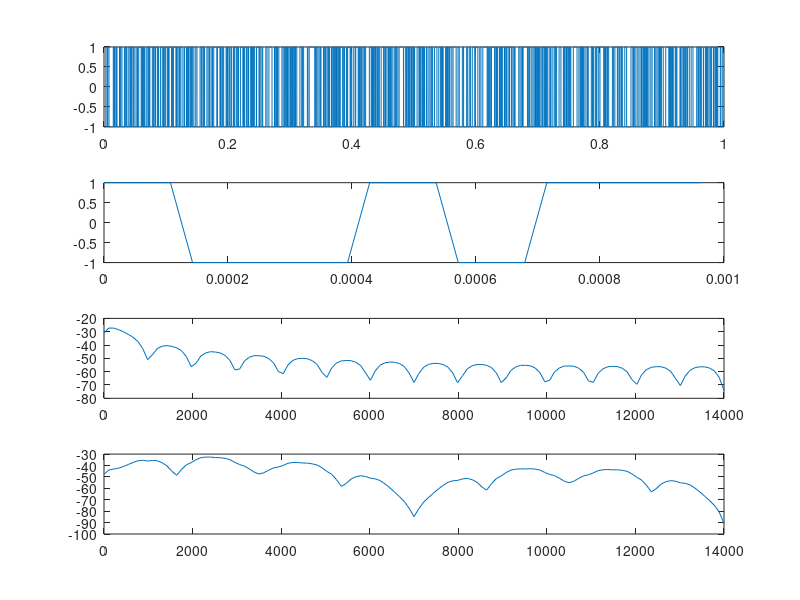

MATLAB code to generate this figure:
clc;
clear all;
close all;

Rb = 1e3; Nb = 1000;
PN = [1 0 0 1 0 1 1];
len_PN = length(PN);
Rc = Rb*len_PN;
OSRC = 4;
OSRB = OSRC * len_PN;
fs = OSRB*Rb;

b = randi([0,1],Nb,1);
b(b==0) = -1;
PN(PN==0)=-1;


pulse_b = ones(1,OSRB);
pulse_c = ones(1,OSRC);

bit_seq = zeros(1,(Nb-1)*OSRB+1);
bit_seq(1:OSRB:end) = b;
bit_seq = conv(bit_seq,pulse_b);

chip_seq = zeros(1,(len_PN-1)*OSRC+1);
chip_seq(1:OSRC:end) = PN;
chip_seq = conv(chip_seq,pulse_c);

tb = (0:OSRB*Nb-1)/(OSRB*Rb);
tc = (0:OSRC*len_PN-1)/(OSRC*Rc);

subplot(4,1,1);plot(tb,bit_seq);
subplot(4,1,2);plot(tc,chip_seq);

pn = [];
for i=1:Nb
    pn = [pn chip_seq];
end

x = bit_seq.*pn;
[px,fx] = pwelch(bit_seq,[],[],[],fs);
[pa,fa] = pwelch(x,[],[],[],fs);

subplot(4,1,3);plot(fx,10*log10(px));
subplot(4,1,4);plot(fa,10*log10(pa));
